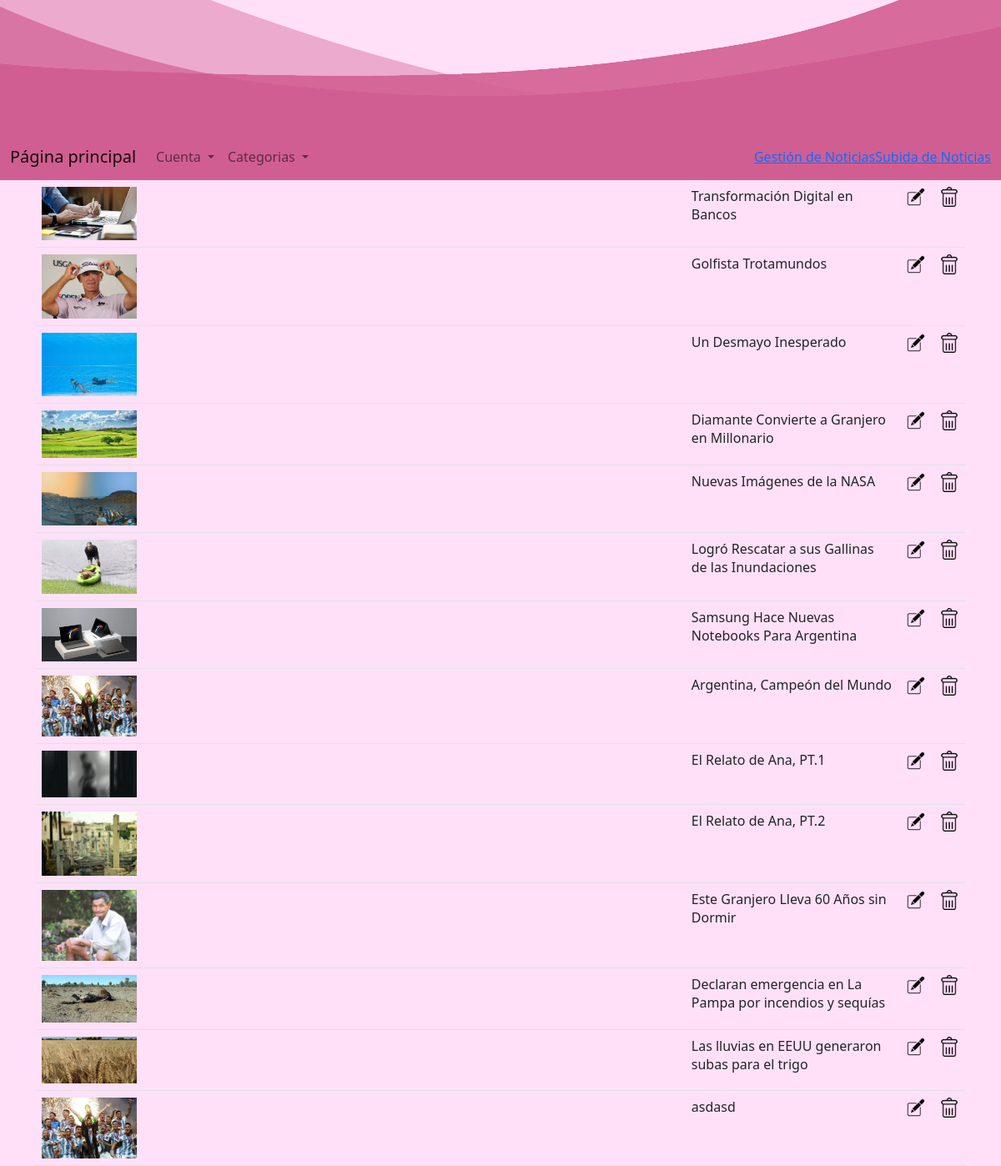
The page /gestion (signed in) on the database its author committed.
### app.py (models this page shows)
class Noticia(db.Model):
    __tablename__ = "Noticias"
    id = db.Column(db.Integer, primary_key=True)
    titulo = db.Column(db.String(100), nullable=False)
    imagen = db.Column(db.String(500), nullable=False)
    subtitulo = db.Column(db.String(500), nullable=False)
    resaltado = db.Column(db.String(1000), nullable=False)
    columna1 = db.Column(db.String(3000), nullable=False)
    columna2 = db.Column(db.String(3000), nullable=False)
    categoria = db.Column(db.String(20), nullable=False)

### app.py (the view)
@app.route('/gestion')
def gestion():
    if not current_user.is_authenticated or current_user.rol != 'administrador':
        flash('Error. No tiene permisos')
        return redirect(url_for('inicio_sesion'))
    noticias = Noticia.query.all()
    return render_template('gestion.html',noticias=noticias)

### app.py (called while the page is built)
@login_manager.user_loader
def load_user(user_id):
    return Usuario.query.get(int(user_id))

### templates/gestion.html (shortened to what this page needs)
{% extends "navbar.html" %}
{% block head %}
{{ super() }}
{% endblock %}
{% block body %}
{{super()}}
<div class="container linea-roja">
    <table class="table col-8 m-auto">
            {% for noticia in noticias  %}
                    <tr>
                        <td><img class="gestion-img" src= '/static/img/{{noticia.imagen}}' > </td>
                        <td>{{ noticia.titulo }}</td>
                        <td><a href="{{url_for('modificar',id=(noticia.id))}}"> <img class="icon-img" src="../static/img/editar.png"> </a></td>
                        <td>
                            <a onclick="eliminarNoticia({{noticia.id}})"> <img class="icon-img" src="../static/img/borrar.png"> </a>
                        </td>
                    </tr>
             {% endfor %}
    </table>
</div>
{% endblock %}

### templates/navbar.html (shortened to what this page needs)
<html>
    <head>
        {% block head %}
        <head>
            <link href="https://cdn.jsdelivr.net/npm/bootstrap@5.0.2/dist/css/bootstrap.min.css" rel="stylesheet"
>
                <link href="https://unpkg.com/aos@2.3.1/dist/aos.css" rel="stylesheet">
            <link href="{{ url_for('static', filename='/css/noticias.css') }}" rel="stylesheet">
        {% endblock %}
    </head>
    <body>
        {% block body %}
        <div class="cudi-banner"><img class="banner" src="{{ url_for('static', filename='/img/banner back.png') }}"></div>
        <nav class="navbar navbar-expand-lg navbar-light bg-light">
            <div class="container-fluid">
                <a class="navbar-brand" href="{{url_for('index')}}">Página principal</a>
                <div class="collapse navbar-collapse" id="navbarSupportedContent">
                    <ul class="navbar-nav me-auto mb-2 mb-lg-0">
                        <li class="nav-item dropdown">
                            <a class="nav-link dropdown-toggle" href="#" id="navbarDropdown" role="button"
                                data-bs-toggle="dropdown" aria-expanded="false">
                                Cuenta
                            </a>
                        </li>
                        <li class="nav-item dropdown">
                            <a class="nav-link dropdown-toggle" href="#" id="navbarDropdown" role="button"
                                data-bs-toggle="dropdown" aria-expanded="false">
                                Categorias
                            </a>
                        </li>
                    </ul>
                    {% if current_user.is_authenticated %}{% if current_user.rol == "administrador" %}<a href="{{url_for('gestion')}}">Gestión de Noticias</a>
                    <a href="{{url_for('cargarNoticias')}}">Subida de Noticias</a>{% endif %}{% endif %}
                </div>
            </div>
        </nav>
        {% endblock %}
    </body>
    </html>

### static/css/noticias.css (style rules this page uses)
body { background: #ffe0f8 !important; }
.icon-img { width: 2vw; }
.cudi-banner { height: 20vh; width: 100%; }
.bg-light { background-color: #d15e92 !important; }
.banner { width: inherit; height: inherit; }
.gestion-img { width: 15% !important; height: 15% !important; }
.container { justify-content: right; }

### rows shown on the page
Noticia: imagen (picture), titulo "Transformación Digital en Bancos"
Noticia: imagen (picture), titulo "Golfista Trotamundos"
Noticia: imagen (picture), titulo "Un Desmayo Inesperado"
Noticia: imagen (picture), titulo "Diamante Convierte a Granjero en Millonario"
Noticia: imagen (picture), titulo "Nuevas Imágenes de la NASA"
Noticia: imagen (picture), titulo "Logró Rescatar a sus Gallinas de las Inundaciones"
Noticia: imagen (picture), titulo "Samsung Hace Nuevas Notebooks Para Argentina"
Noticia: imagen (picture), titulo "Argentina, Campeón del Mundo"
Noticia: imagen (picture), titulo "El Relato de Ana, PT.1"
Noticia: imagen (picture), titulo "El Relato de Ana, PT.2"
Noticia: imagen (picture), titulo "Este Granjero Lleva 60 Años sin Dormir"
Noticia: imagen (picture), titulo "Declaran emergencia en La Pampa por incendios y sequías"
Noticia: imagen (picture), titulo "Las lluvias en EEUU generaron subas para el trigo"
Noticia: imagen (picture), titulo "asdasd"
